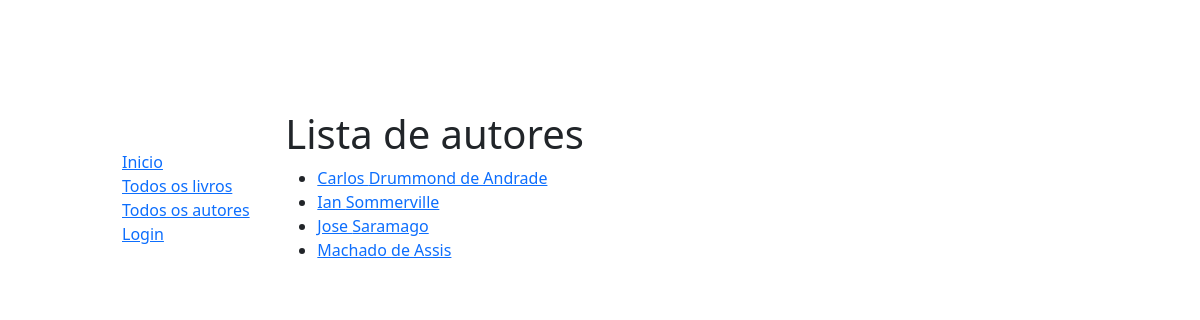
/catalog/autores, run on the app's committed database.
### catalog/models.py (models this page shows, shortened)
class Autor(models.Model):
    nome = models.CharField(max_length=100)
    sobrenome = models.CharField(max_length=100)
    data_nascimento = models.DateField(null=True, blank=True)
    data_morte = models.DateField('Data da morte', null= True, blank= True)
    class Meta:
        ordering = ['nome','sobrenome']
    def get_absolute_url(self):
        return reverse('autor-detail', args=[str(self.id)])

### catalog/views.py (the view)
# urls.py: path('autores', views.AutorListView.as_view(), name = 'autores'),
class AutorListView(generic.ListView):
    model = Autor

### catalog/templates/catalog/autor_list.html
{% extends "base_generic.html" %}
{% block content %}
  <h1>Lista de autores</h1>
  {% if autor_list %}
  <ul>
    {% for autor in autor_list %}
      <li>
        <a href=" {{ autor.get_absolute_url }}">{{ autor.nome }} {{ autor.sobrenome }} </a>
      </li>
    {% endfor %}
  </ul>
  {% else %}
    <p>Não há autores cadastrados.</p>
  {% endif %}
{% endblock %}

### catalog/static/css/style.css (style rules this page uses)
body { margin: 10px;padding:100px; }

### data on the page
Autor: nome "Carlos", sobrenome "Drummond de Andrade"
Autor: nome "Ian", sobrenome "Sommerville"
Autor: nome "Jose", sobrenome "Saramago"
Autor: nome "Machado", sobrenome "de Assis"
